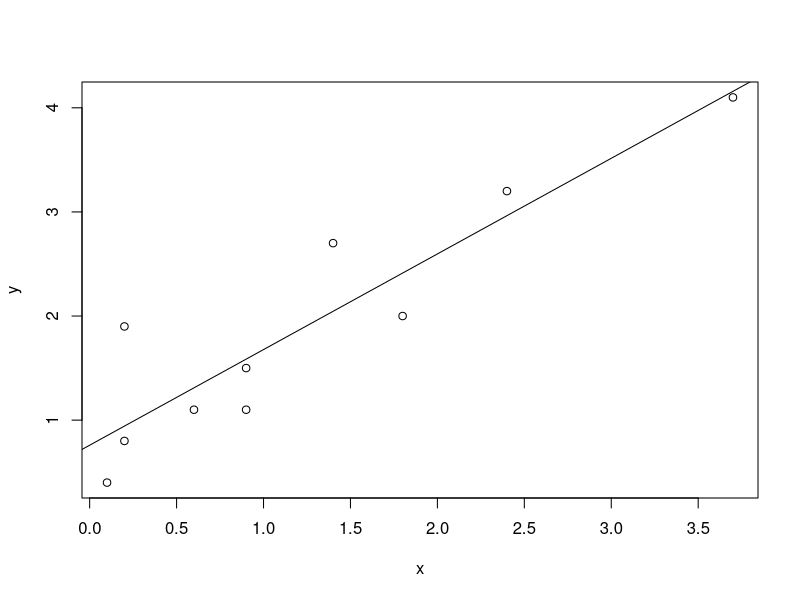

Generate this figure with R:
## ---- chunk 1

x <- c(1.8, 0.1, 0.2, 1.4, 2.4, 0.9, 0.9, 0.6, 0.2, 3.7)
y <- c(2.0, 0.4, 1.9, 2.7, 3.2, 1.1, 1.5, 1.1, 0.8, 4.1)

## ---- chunk 2

x <- c(1.8, 0.1, 0.2, 1.4, 2.4, 0.9, 0.9, 0.6, 0.2, 3.7)
y <- c(2.0, 0.4, 1.9, 2.7, 3.2, 1.1, 1.5, 1.1, 0.8, 4.1)

model <- lm(y ~ x)
plot(x, y)
abline(model)

## ---- chunk 3

residuals <- model$residuals
summary(residuals)

